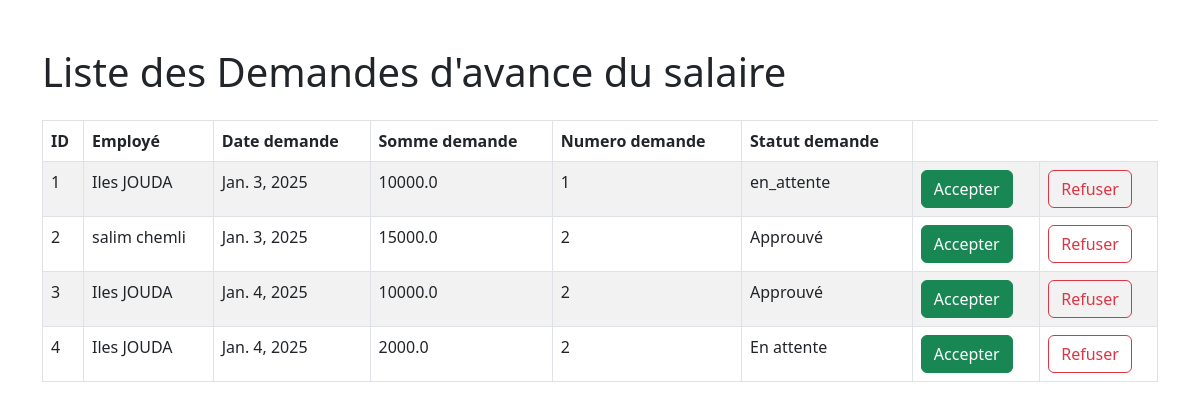
Page /acceuil-arh/salaires/demande_avance_salaire/ on the earlier database version.
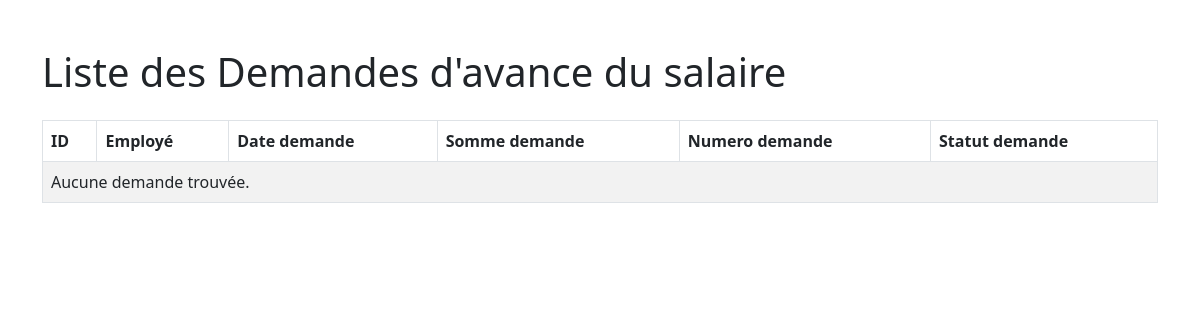
Same page on the later database version.
### app1/models.py (models this page shows, shortened)
class DemandeAvanceSalaire(models.Model):
    Somme = models.FloatField()
    Date_demande = models.DateField(default=timezone.now)
    Employe_demande = models.ForeignKey(Employe, on_delete=models.CASCADE, related_name="demandes_avance")
    num_demande = models.IntegerField()
    statut = models.CharField(max_length=10, choices=[('en_attente', 'En attente'), ('approuve', 'Approuvé'), ('rejete', 'Rejeté')], default='en_attente')
    commentaire = models.TextField(null=True, blank=True)

class Employe(models.Model):
    nom= models.CharField(max_length=20)
    prenom= models.CharField(max_length=20)
    date_de_naissance= models.DateField(default=timezone.now)
    date_aumbauche= models.DateField(default=timezone.now)
    adresse= models.CharField(max_length=30)
    Historique_professionnel= models.CharField(max_length=500)
    Service_Employe= models.ForeignKey(Service, on_delete=models.CASCADE)
    Competance_Employe=models.ManyToManyField(Competances, related_name="comp", blank=True)
    Employe_Formation= models.ManyToManyField(Formations, related_name="frm", blank=True)
    Employe_Utilisateur= models.OneToOneField(Utilisateur, on_delete=models.CASCADE, related_name="employe")
    photo_profil = models.ImageField(upload_to='profile_photos/', null=True, blank=True)
    def __str__(self):
        return f"{self.prenom} {self.nom}"

### app1/views.py (the view)
# urls.py: path('acceuil-arh/salaires/demande_avance_salaire/', views.liste_demande_avance_salaire, name='avance_salaire'),
def liste_demande_avance_salaire(request):
    demandes_avance = DemandeAvanceSalaire.objects.all()
    return render(request, 'liste_demande_avance_salaire.html', { 'demandes_avance': demandes_avance})

### app1/templates/liste_demande_avance_salaire.html (shortened to what this page needs)
<!DOCTYPE html>
<html lang="en">
    {% load static %}
<head>
    <link rel="stylesheet" href="{% static 'css/bootstrap.min.css' %}">
</head>
<body>
    <div class="container mt-5">
        <h1 class="mb-4">Liste des Demandes d'avance du salaire</h1>
        <table class="table table-bordered table-striped">
            <thead class="thead-dark">
                <tr>
                    <th>ID</th>
                    <th>Employé</th>
                    <th>Date demande</th>
                    <th>Somme demande</th>
                    <th>Numero demande</th>
                    <th>Statut demande</th>
                </tr>
            </thead>
            <tbody>
                {% for demande in demandes_avance %}
                <tr>
                    <td>{{ demande.id }}</td>
                    <td>{{ demande.Employe_demande }}</td>
                    <td>{{ demande.Date_demande }}</td>
                    <td>{{ demande.Somme }}</td>
                    <td>{{ demande.num_demande }}</td>
                    <td>{{ demande.statut }}</td>
                    <td><a class="btn btn-success" href="{% url 'accepter_demande_avance_salaire' demande.id %}">Accepter</a></td>
                    <td><a class="btn btn-outline-danger" href="{% url 'refuser_demande_avance_salaire' demande.id %}">Refuser</a></td>
                </tr>
                {% empty %}
                <tr>
                  <td colspan="8">Aucune demande trouvée.</td>
                </tr>
                {% endfor %}
            </tbody>
        </table>
    </div>
</body>
</html>

Differences in the rows shown:
removed DemandeAvanceSalaire: id "1", Employe_demande "Iles JOUDA", Date_demande "Jan. 3, 2025", Somme "10000.0", num_demande "1", statut "en_attente"
removed DemandeAvanceSalaire: id "2", Employe_demande "salim chemli", Date_demande "Jan. 3, 2025", Somme "15000.0", num_demande "2", statut "Approuvé"
removed DemandeAvanceSalaire: id "3", Employe_demande "Iles JOUDA", Date_demande "Jan. 4, 2025", Somme "10000.0", num_demande "2", statut "Approuvé"
removed DemandeAvanceSalaire: id "4", Employe_demande "Iles JOUDA", Date_demande "Jan. 4, 2025", Somme "2000.0", num_demande "2", statut "En attente"
Other differences:
text now shown: "Aucune demande trouvée."
